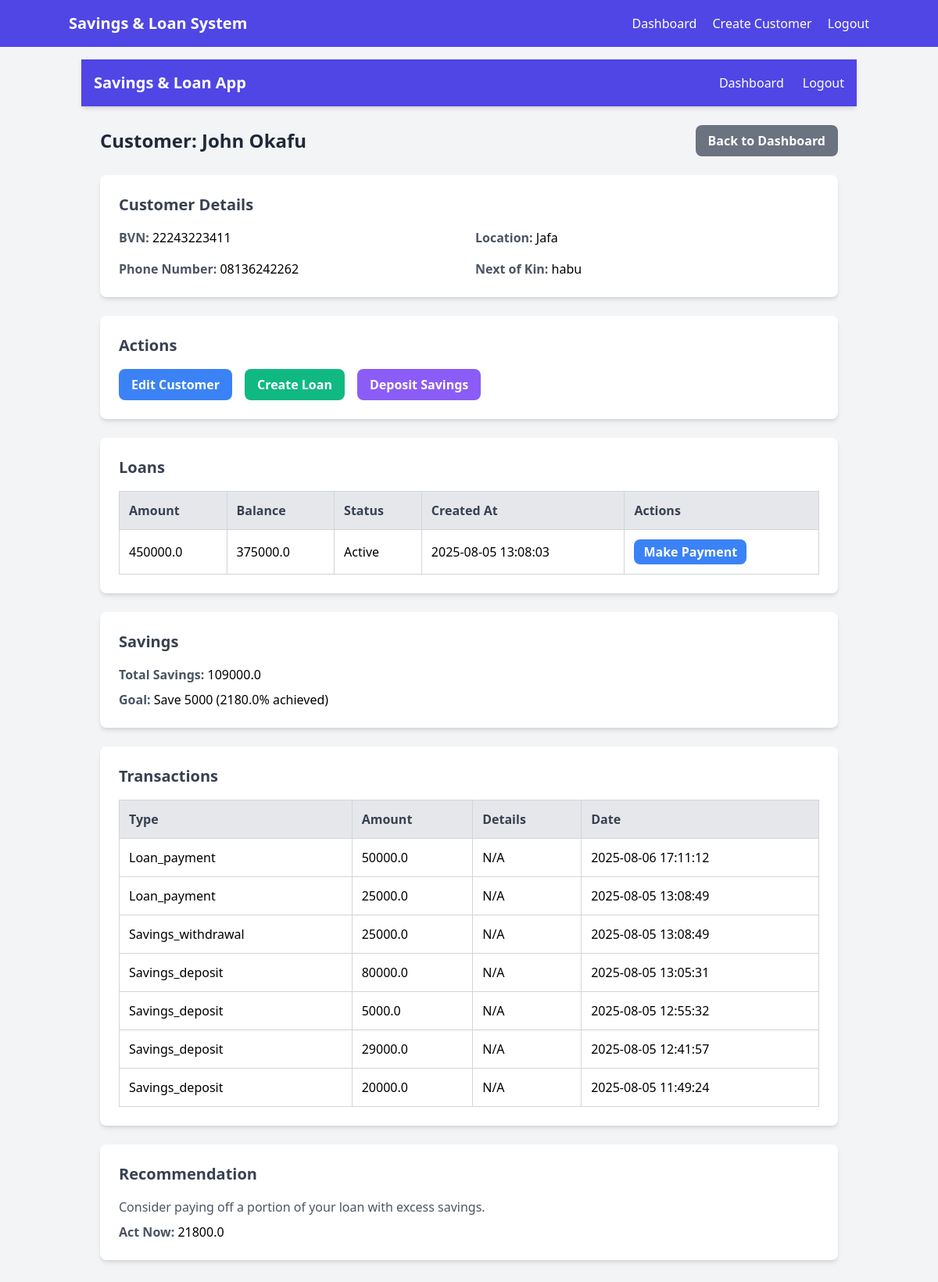
The page /view_customer/1 (signed in) on the database its author committed.
### savings_loan_app.py (models this page shows)
class Customer(db.Model):
    __tablename__ = 'customer'
    id = db.Column(db.Integer, primary_key=True)
    full_name = db.Column(db.String(100), nullable=False)
    bvn = db.Column(db.String(11), unique=True, nullable=False)
    location = db.Column(db.String(100), nullable=False)
    phone_number = db.Column(db.String(15), nullable=False)
    next_of_kin = db.Column(db.String(100), nullable=False)
    created_by = db.Column(db.Integer, db.ForeignKey('user.id'), nullable=False)

class Loan(db.Model):
    __tablename__ = 'loan'
    id = db.Column(db.Integer, primary_key=True)
    customer_id = db.Column(db.Integer, db.ForeignKey('customer.id'), nullable=False)
    amount = db.Column(db.Float, nullable=False)
    balance = db.Column(db.Float, nullable=False)
    status = db.Column(db.String(20), default='active')
    created_at = db.Column(db.DateTime, default=datetime.utcnow)
    created_by = db.Column(db.Integer, db.ForeignKey('user.id'), nullable=False)

class Savings(db.Model):
    __tablename__ = 'savings'
    id = db.Column(db.Integer, primary_key=True)
    customer_id = db.Column(db.Integer, db.ForeignKey('customer.id'), nullable=False)
    amount = db.Column(db.Float, default=0.0)
    created_at = db.Column(db.DateTime, default=datetime.utcnow)

class Transaction(db.Model):
    __tablename__ = 'transaction'
    id = db.Column(db.Integer, primary_key=True)
    customer_id = db.Column(db.Integer, db.ForeignKey('customer.id'), nullable=False)
    loan_id = db.Column(db.Integer, db.ForeignKey('loan.id'), nullable=True)
    savings_id = db.Column(db.Integer, db.ForeignKey('savings.id'), nullable=True)
    type = db.Column(db.String(20), nullable=False)
    amount = db.Column(db.Float, nullable=True)
    payment_type = db.Column(db.String(20), nullable=True)
    details = db.Column(db.Text, nullable=True)
    created_at = db.Column(db.DateTime, default=datetime.utcnow)
    created_by = db.Column(db.Integer, db.ForeignKey('user.id'), nullable=False)

### savings_loan_app.py (the view)
@app.route('/view_customer/<int:customer_id>')
@login_required
def view_customer(customer_id):
    try:
        customer = db.session.get(Customer, customer_id)
        if not customer:
            flash('Customer not found', 'error')
            return redirect(url_for('dashboard'))
        loans = db.session.query(Loan).filter_by(customer_id=customer_id).all()
        logger.info(f"Loans for customer {customer_id}: {loans}, Type: {type(loans)}")
        savings = db.session.query(Savings).filter_by(customer_id=customer_id).first()
        transactions = db.session.query(Transaction).filter_by(customer_id=customer_id).order_by(Transaction.created_at.desc()).all()
        recommendation = get_recommendation(customer_id)
        return render_template('view_customer.html', customer=customer, loans=loans, savings=savings, transactions=transactions, recommendation=recommendation)
    except Exception as e:
        logger.error(f"Error viewing customer {customer_id}: {str(e)}")
        flash('An error occurred. Please try again or contact support.', 'error')
        return redirect(url_for('dashboard'))

### savings_loan_app.py (called while the page is built)
@login_manager.user_loader
def load_user(user_id):
    return db.session.get(User, int(user_id))

### templates/view_customer.html (shortened to what this page needs)
{% extends "base.html" %}
{% block content %}
<div class="min-h-screen bg-gray-100">
    <nav class="bg-indigo-600 text-white p-4 shadow-md">
        <div class="container mx-auto flex justify-between items-center">
            <h1 class="text-xl font-bold">Savings & Loan App</h1>
            <div class="flex space-x-6">
                <a href="{{ url_for('dashboard') }}" class="hover:text-indigo-200 transition duration-200">Dashboard</a>
                <a href="{{ url_for('logout') }}" class="hover:text-indigo-200 transition duration-200">Logout</a>
            </div>
        </div>
    </nav>
    <div class="container mx-auto p-6 max-w-6xl">
        <div class="flex justify-between items-center mb-6">
            <h1 class="text-2xl font-bold text-gray-800">Customer: {{ customer.full_name }}</h1>
            <a href="{{ url_for('dashboard') }}" class="inline-block bg-gray-500 text-white font-semibold px-4 py-2 rounded-lg hover:bg-gray-600 transition duration-200">Back to Dashboard</a>
        </div>
        <div class="bg-white p-6 rounded-lg shadow-md mb-6">
            <h2 class="text-xl font-semibold text-gray-700 mb-4">Customer Details</h2>
            <div class="grid grid-cols-1 sm:grid-cols-2 gap-4">
                <p><strong class="text-gray-600">BVN:</strong> {{ customer.bvn }}</p>
                <p><strong class="text-gray-600">Location:</strong> {{ customer.location }}</p>
                <p><strong class="text-gray-600">Phone Number:</strong> {{ customer.phone_number }}</p>
                <p><strong class="text-gray-600">Next of Kin:</strong> {{ customer.next_of_kin }}</p>
            </div>
        </div>
        <div class="bg-white p-6 rounded-lg shadow-md mb-6">
            <h2 class="text-xl font-semibold text-gray-700 mb-4">Actions</h2>
            <div class="flex flex-wrap gap-4">
                <a href="{{ url_for('edit_customer', customer_id=customer.id) }}" class="inline-block bg-blue-500 text-white font-semibold px-4 py-2 rounded-lg hover:bg-blue-600 transition duration-200">Edit Customer</a>
                <a href="{{ url_for('create_loan', customer_id=customer.id) }}" class="inline-block bg-green-500 text-white font-semibold px-4 py-2 rounded-lg hover:bg-green-600 transition duration-200">Create Loan</a>
                <a href="{{ url_for('deposit_savings', customer_id=customer.id) }}" class="inline-block bg-purple-500 text-white font-semibold px-4 py-2 rounded-lg hover:bg-purple-600 transition duration-200">Deposit Savings</a>
            </div>
        </div>
        <div class="bg-white p-6 rounded-lg shadow-md mb-6">
            <h2 class="text-xl font-semibold text-gray-700 mb-4">Loans</h2>
            {% if loans %}
            <div class="overflow-x-auto">
                <table class="w-full border-collapse bg-white">
                    <thead>
                        <tr class="bg-gray-200 text-gray-700">
                            <th class="border border-gray-300 p-3 text-left font-semibold">Amount</th>
                            <th class="border border-gray-300 p-3 text-left font-semibold">Balance</th>
                            <th class="border border-gray-300 p-3 text-left font-semibold">Status</th>
                            <th class="border border-gray-300 p-3 text-left font-semibold">Created At</th>
                            <th class="border border-gray-300 p-3 text-left font-semibold">Actions</th>
                        </tr>
                    </thead>
                    <tbody>
                        {% for loan in loans %}
                        <tr class="hover:bg-gray-50">
                            <td class="border border-gray-300 p-3">{{ loan.amount | round(2) }}</td>
                            <td class="border border-gray-300 p-3">{{ loan.balance | round(2) }}</td>
                            <td class="border border-gray-300 p-3">{{ loan.status | capitalize }}</td>
                            <td class="border border-gray-300 p-3">{{ loan.created_at.strftime('%Y-%m-%d %H:%M:%S') }}</td>
                            <td class="border border-gray-300 p-3">
                                <a href="{{ url_for('make_payment', loan_id=loan.id) }}" class="inline-block bg-blue-500 text-white font-semibold px-3 py-1 rounded-lg hover:bg-blue-600 transition duration-200">Make Payment</a>
                            </td>
                        </tr>
                        {% endfor %}
                    </tbody>
                </table>
            </div>
            {% else %}
            <p class="text-gray-600">No loans found for this customer.</p>
            {% endif %}
        </div>
        <div class="bg-white p-6 rounded-lg shadow-md mb-6">
            <h2 class="text-xl font-semibold text-gray-700 mb-4">Savings</h2>
            {% if savings %}
            <div class="space-y-2">
                <p><strong class="text-gray-600">Total Savings:</strong> {{ savings.amount | round(2) }}</p>
                <p><strong class="text-gray-600">Goal:</strong> Save 5000 ({{ (savings.amount / 50) | round(2) }}% achieved)</p>
            </div>
            {% else %}
            <p class="text-gray-600">No savings account found. Use 'Deposit Savings' to create one.</p>
            {% endif %}
        </div>
        <div class="bg-white p-6 rounded-lg shadow-md mb-6">
            <h2 class="text-xl font-semibold text-gray-700 mb-4">Transactions</h2>
            {% if transactions %}
            <div class="overflow-x-auto">
                <table class="w-full border-collapse bg-white">
                    <thead>
                        <tr class="bg-gray-200 text-gray-700">
                            <th class="border border-gray-300 p-3 text-left font-semibold">Type</th>
                            <th class="border border-gray-300 p-3 text-left font-semibold">Amount</th>
                            <th class="border border-gray-300 p-3 text-left font-semibold">Details</th>
                            <th class="border border-gray-300 p-3 text-left font-semibold">Date</th>
                        </tr>
                    </thead>
                    <tbody>
                        {% for transaction in transactions %}
                        <tr class="hover:bg-gray-50">
                            <td class="border border-gray-300 p-3">{{ transaction.type | capitalize }}</td>
                            <td class="border border-gray-300 p-3">{{ transaction.amount | round(2) if transaction.amount is not none else 'N/A' }}</td>
                            <td class="border border-gray-300 p-3">{{ transaction.details or 'N/A' }}</td>
                            <td class="border border-gray-300 p-3">{{ transaction.created_at.strftime('%Y-%m-%d %H:%M:%S') }}</td>
                        </tr>
                        {% endfor %}
                    </tbody>
                </table>
            </div>
            {% else %}
            <p class="text-gray-600">No transactions found for this customer.</p>
            {% endif %}
        </div>
        <div class="bg-white p-6 rounded-lg shadow-md mb-6">
            <h2 class="text-xl font-semibold text-gray-700 mb-4">Recommendation</h2>
            <div class="space-y-2">
                <p class="text-gray-600">{{ recommendation.message }}</p>
                {% if recommendation.type != 'none' and recommendation.amount > 0 %}
                <p><strong class="text-gray-600">Act Now:</strong> {{ recommendation.amount | round(2) }}</p>
                {% endif %}
            </div>
        </div>
    </div>
</div>
{% endblock %}

### templates/base.html (shortened to what this page needs)
<!DOCTYPE html>
<html lang="en">
<head>
    <link href="https://cdn.jsdelivr.net/npm/tailwindcss@2.2.19/dist/tailwind.min.css" rel="stylesheet">
</head>
<body class="bg-gray-100">
    <nav class="bg-indigo-600 text-white p-4">
        <div class="container mx-auto flex justify-between items-center">
            <h1 class="text-xl font-bold">Savings & Loan System</h1>
            <div class="space-x-4">
                {% if current_user.is_authenticated %}
                    <a href="{{ url_for('dashboard') }}" class="hover:underline">Dashboard</a>
                    <a href="{{ url_for('create_customer') }}" class="hover:underline">Create Customer</a>
                    <a href="{{ url_for('logout') }}" class="hover:underline">Logout</a>
                {% else %}
                    <a href="{{ url_for('login') }}" class="hover:underline">Login</a>
                {% endif %}
            </div>
        </div>
    </nav>
    <div class="container mx-auto p-4">
        {% block content %}{% endblock %}
    </div>
</body>
</html>

### rows shown on the page
Customer: full_name "John Okafu", bvn "22243223411", location "Jafa", phone_number "08136242262", next_of_kin "habu"
Loan: amount "450000.0", balance "375000.0", status "Active", created_at "2025-08-05 13:08:03"
Savings: amount "109000.0", (savings.amount/50)|round(2) "2180.0"

### other values the page prints
{{ recommendation.message }} "Consider paying off a portion of your loan with excess savings."
{{ recommendation.amount | round(2) }} "21800.0"
